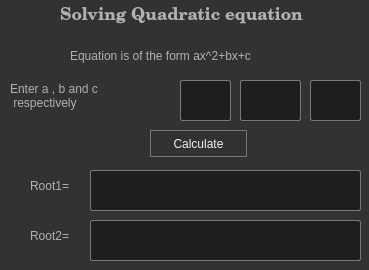
<?xml version="1.0" encoding="UTF-8"?>
<ui version="4.0">
 <class>Form</class>
 <widget class="QWidget" name="Form">
  <property name="geometry">
   <rect>
    <x>0</x>
    <y>0</y>
    <width>369</width>
    <height>270</height>
   </rect>
  </property>
  <property name="windowTitle">
   <string>Form</string>
  </property>
  <property name="styleSheet">
   <string notr="true">
QToolTip
{
     border: 1px solid black;
     background-color: #D1DBCB;
     padding: 1px;
     border-radius: 3px;
     opacity: 100;
}

QWidget
{
    color: #b1b1b1;
    background-color: #323232;
    selection-background-color:#323232;
    selection-color: black;
    background-clip: border;
    border-image: none;
    border: 0px transparent black;
    outline: 0;
}

QWidget:item:hover
{
    background-color: #D1DBCB;
    color: black;
}

QWidget:item:selected
{
    background-color: #D1DBCB;
    border: 0px
}

QLineEdit
{
    background-color: #1e1e1e;
    selection-background-color: #D1DBCB;
    selection-color: black;
    padding: 5px;
    border-style: solid;
    border: 1px solid #76797C;
    border-radius: 2px;
    color: #eff0f1;
}
QPushButton::menu-indicator  {
    subcontrol-origin: padding;
    subcontrol-position: bottom right;
    left: 8px;
}
QPushButton
{
    color: #eff0f1;
    background-color: #323232;
    border-width: 1px;
    border-color: #76797C;
    border-style: solid;
    padding: 5px;
    border-radius: 0px;
    outline: none;
}

QPushButton:disabled
{
    background-color: #323232;
    border-width: 1px;
    border-color: #454545;
    border-style: solid;
    padding-top: 5px;
    padding-bottom: 5px;
    padding-left: 10px;
    padding-right: 10px;
    border-radius: 2px;
    color: #454545;
}

QPushButton:focus {
    background-color: #D1DBCB;
    color: black;
}

QPushButton:pressed
{
    color: black;
    background-color: #D1DBCB;
    padding-top: -15px;
    padding-bottom: -17px;
}

QComboBox
{
    selection-background-color: #D1DBCB;
    background-color: #31363B;
    border-style: solid;
    border: 1px solid #76797C;
    border-radius: 2px;
    padding: 5px;
    min-width: 75px;
}

QPushButton:checked{
    background-color: #76797C;
    border-color: #6A6969;
}

QComboBox:hover,QPushButton:hover,QAbstractSpinBox:hover,QLineEdit:hover,QTextEdit:hover,QPlainTextEdit:hover,QAbstractView:hover,QTreeView:hover
{
    border: 1px solid #D1DBCB;
}
QTabWidget:focus, QCheckBox:focus, QRadioButton:focus, QSlider:focus
{
    border: none;
}

QHeaderView::section
{
    background-color: #76797C;
    color: #eff0f1;
    padding: 5px;
    border: 1px solid #76797C;
}

QSizeGrip {
    image: url(:/qss_icons/rc/sizegrip.png);
    width: 12px;
    height: 12px;
}


QMainWindow::separator
{
    background-color: #323232;
    color: white;
    padding-left: 4px;
    spacing: 2px;
    border: 1px dashed #76797C;
}

QMainWindow::separator:hover
{

    background-color: #787876;
    color: white;
    padding-left: 4px;
    border: 1px solid #76797C;
    spacing: 2px;
}


QMenu::separator
{
    height: 1px;
    background-color: #76797C;
    color: white;
    padding-left: 4px;
    margin-left: 10px;
    margin-right: 5px;
}

QFrame
{
    border-radius: 0px;
    /*border: 1px solid #76797C;*/
}


QFrame[frameShape=&quot;0&quot;]
{
    border-radius: 0px;
    border: 0px transparent #76797C;
}

QStackedWidget
{
    border: 1px transparent black;
}</string>
  </property>
  <widget class="QLineEdit" name="edit1">
   <property name="geometry">
    <rect>
     <x>180</x>
     <y>80</y>
     <width>51</width>
     <height>41</height>
    </rect>
   </property>
  </widget>
  <widget class="QLineEdit" name="edit2">
   <property name="geometry">
    <rect>
     <x>240</x>
     <y>80</y>
     <width>61</width>
     <height>41</height>
    </rect>
   </property>
  </widget>
  <widget class="QLineEdit" name="edit3">
   <property name="geometry">
    <rect>
     <x>310</x>
     <y>80</y>
     <width>51</width>
     <height>41</height>
    </rect>
   </property>
  </widget>
  <widget class="QLabel" name="label">
   <property name="geometry">
    <rect>
     <x>70</x>
     <y>40</y>
     <width>241</width>
     <height>31</height>
    </rect>
   </property>
   <property name="text">
    <string>Equation is of the form ax^2+bx+c</string>
   </property>
  </widget>
  <widget class="QLabel" name="label1">
   <property name="geometry">
    <rect>
     <x>10</x>
     <y>80</y>
     <width>161</width>
     <height>31</height>
    </rect>
   </property>
   <property name="text">
    <string>Enter a , b and c 
 respectively</string>
   </property>
  </widget>
  <widget class="QLabel" name="label3">
   <property name="geometry">
    <rect>
     <x>30</x>
     <y>170</y>
     <width>51</width>
     <height>31</height>
    </rect>
   </property>
   <property name="text">
    <string>Root1=</string>
   </property>
  </widget>
  <widget class="QLabel" name="label4">
   <property name="geometry">
    <rect>
     <x>30</x>
     <y>220</y>
     <width>61</width>
     <height>31</height>
    </rect>
   </property>
   <property name="text">
    <string>Root2=</string>
   </property>
  </widget>
  <widget class="QLineEdit" name="ansy">
   <property name="geometry">
    <rect>
     <x>90</x>
     <y>220</y>
     <width>271</width>
     <height>41</height>
    </rect>
   </property>
   <property name="readOnly">
    <bool>true</bool>
   </property>
  </widget>
  <widget class="QLineEdit" name="ansx">
   <property name="enabled">
    <bool>true</bool>
   </property>
   <property name="geometry">
    <rect>
     <x>90</x>
     <y>170</y>
     <width>271</width>
     <height>41</height>
    </rect>
   </property>
   <property name="readOnly">
    <bool>true</bool>
   </property>
  </widget>
  <widget class="QPushButton" name="pushButton">
   <property name="geometry">
    <rect>
     <x>150</x>
     <y>130</y>
     <width>97</width>
     <height>27</height>
    </rect>
   </property>
   <property name="text">
    <string>Calculate</string>
   </property>
  </widget>
  <widget class="QLabel" name="label_2">
   <property name="geometry">
    <rect>
     <x>60</x>
     <y>0</y>
     <width>261</width>
     <height>31</height>
    </rect>
   </property>
   <property name="font">
    <font>
     <family>Century Schoolbook L</family>
     <pointsize>13</pointsize>
     <weight>75</weight>
     <bold>true</bold>
    </font>
   </property>
   <property name="text">
    <string>Solving Quadratic equation</string>
   </property>
  </widget>
 </widget>
 <resources/>
 <connections/>
</ui>
